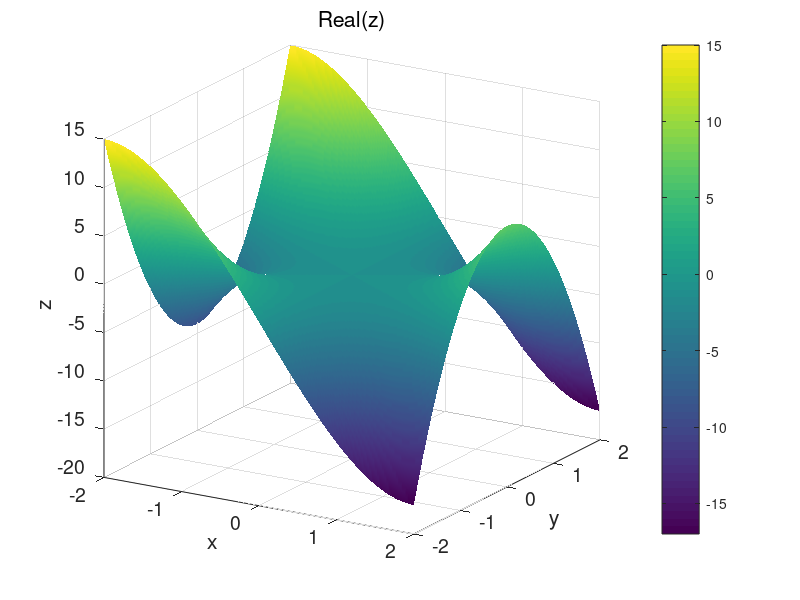
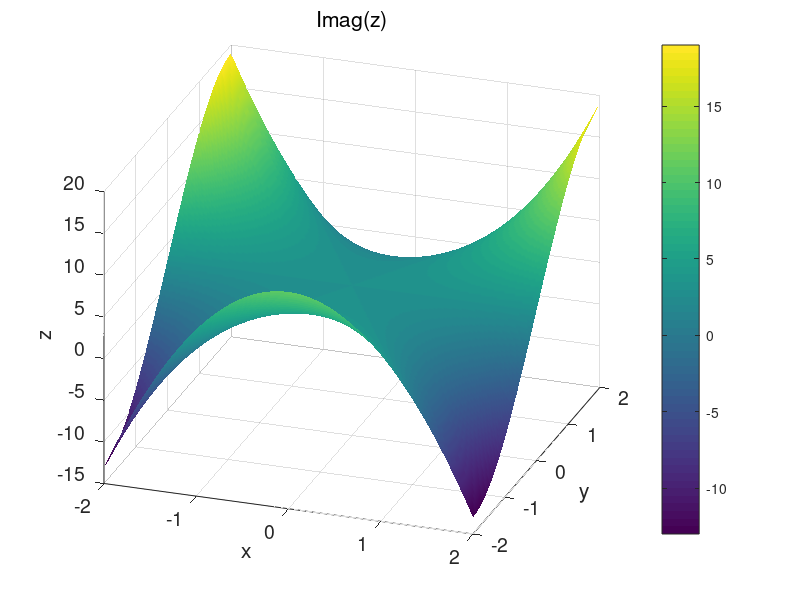
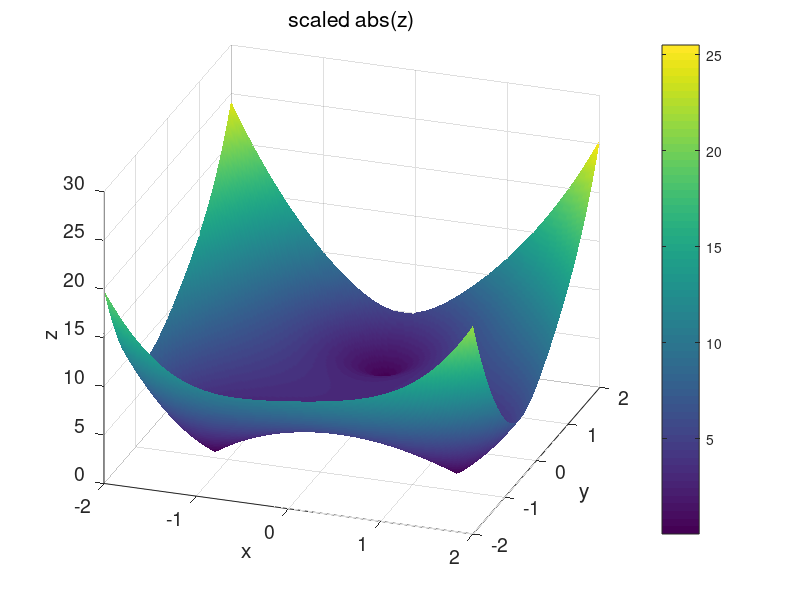
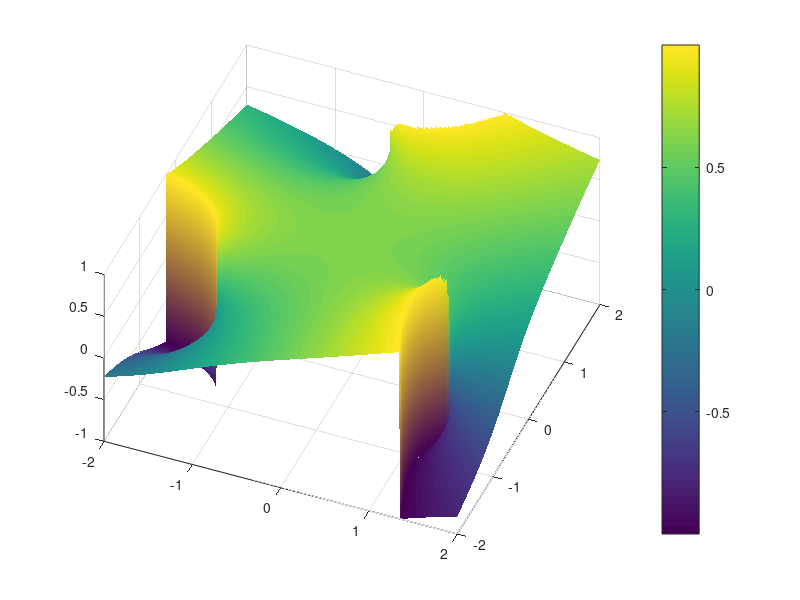

The MATLAB script that drew these images, in order: (Note: this script raises an error after producing the figures.)
% mathComplex3.m

% Visualization of a complex valued function
% The phase of the complex function is displayed using colors
% The calculation for the plots may take more than 100 seconds.

% DOING PHYSICS WITH MATLAB 
%    https://d-arora.github.io/Doing-Physics-With-Matlab/

% Matlab Version 2018a / 180915

% Ian Cooper
% email: ian.cooper@sydney.edu.au
% School of Physics, University of Sydney

% John A Sims 
% email: john.sims@ufabc.edu.br
% Biomedical Engineering Department
% Federal University of ABC   Sao Bernardo Campus Brasil


close all
clear
clc

N = 200;
x = linspace(-2,2,N);
y = x;


[xx, yy] = meshgrid(x,y);

zz = (xx+ 1j.*yy).^3 - 1 + 1j*3;
%zz = (xx+ 1j.*yy).^3 + 5;
zzR = real(zz); zzI = imag(zz);
zzA = abs(zz); zzP = angle(zz)./pi;


figure(1)
  pos = [0.02 0.5 0.3 0.3];
  set(gcf,'Units','normalized');
  set(gcf,'Position',pos);
  set(gcf,'color','w');
  
  xP = xx; yP = yy; zP = zzR;
  surf(xP,yP,zP)
  view(31,18)
  shading interp
  colorbar
  set(gca,'xtick',-2:1:2)
  set(gca,'ytick',-2:1:2)
  grid on
  xlabel('x')
  ylabel('y')
  zlabel('z')
  title('Real(z)','fontweight','normal')
  set(gca,'fontsize',14)
  

  figure(2)
  pos = [0.33 0.5 0.3 0.3];
  set(gcf,'Units','normalized');
  set(gcf,'Position',pos);
  set(gcf,'color','w');
  
  xP = xx; yP = yy; zP = zzI;
  surf(xP,yP,zP)
  view(19,28)
  shading interp
  colorbar
  set(gca,'xtick',-2:1:2)
  set(gca,'ytick',-2:1:2)
  grid on
  xlabel('x')
  ylabel('y')
  zlabel('z')
  title('Imag(z)','fontweight','normal')
  set(gca,'fontsize',14)
  
  
figure(3)
  pos = [0.65 0.5 0.3 0.3];
  set(gcf,'Units','normalized');
  set(gcf,'Position',pos);
  set(gcf,'color','w');
  
  sF = 1;   % scaling factor
  xP = xx; yP = yy; zP = zzA.^sF;
  surf(xP,yP,zP)
  view(19,28)
  shading interp
  colorbar
  set(gca,'xtick',-2:1:2)
  set(gca,'ytick',-2:1:2)
  grid on
  xlabel('x')
  ylabel('y')
  zlabel('z')
  title('scaled abs(z)','fontweight','normal')
  set(gca,'fontsize',14)

  
figure(4)
  pos = [0.02 0.05 0.3 0.3];
  set(gcf,'Units','normalized');
  set(gcf,'Position',pos);
  set(gcf,'color','w');
  
  xP = xx; yP = yy; zP = zzP;
  surf(xP,yP,zP)
  view(22,56)
  shading interp
  HH = colorbar;
  set(HH,'Ticks',-1:0.25:1)
  set(HH,'Limits',[-1.1 1.1])
  set(gca,'xtick',-2:1:2)
  set(gca,'ytick',-2:1:2)
  grid on
  xlabel('x')
  ylabel('y')
  zlabel('z')
  title('phase(z)  [ rad/\pi ]','fontweight','normal')
  set(gca,'fontsize',14)
 
figure(5)
  pos = [0.33 0.05 0.25 0.3];
  set(gcf,'Units','normalized');
  set(gcf,'Position',pos);
  set(gcf,'color','w');
  
  s = 20;   % spacing of arrows
  P1 = xx(1:s:N,1:s:N); P2 = yy(1:s:N,1:s:N);
  P3 = zzR(1:s:N,1:s:N); P4 = zzI(1:s:N,1:s:N);
  HH = quiver(P1,P2,P3,P4);
  set(HH,'LineWidth',1,'MaxHeadSize',1,'AutoScaleFactor',1.5)
  set(gca,'xlim',[-2.5,2.5])
  set(gca,'ylim',[-2.5,2.5])
  axis square
  xlabel('x')
  ylabel('y')
  title('Vector Field','fontweight','normal')
  set(gca,'fontsize',14)
  set(gca,'fontsize',14) 
  
figure(6)
  pos = [0.65 0.05 0.25 0.3];
  set(gcf,'Units','normalized');
  set(gcf,'Position',pos);
  set(gcf,'color','w');
  
  xP = xx; yP = yy; zP = zzA; v = 1:1:10;
 % contourf(xP,yP,zP,20,'ShowText','off');
  contourf(xP,yP,zP,v,'ShowText','on');
  shading interp
  colorbar
  hold on
  
  % plot unit circle with centre (0, 0)
  t = linspace(0,2*pi,200); R = sqrt(2);
  plot(R.*cos(t),R.*sin(t),'r','linewidth',2)
  
  set(gca,'xtick',-2:1:2)
  set(gca,'ytick',-2:1:2)
  grid on
  xlabel('x')
  ylabel('y')
  zlabel('z')
  title('abs(z)','fontweight','normal')
  axis square
  set(gca,'fontsize',14) 
